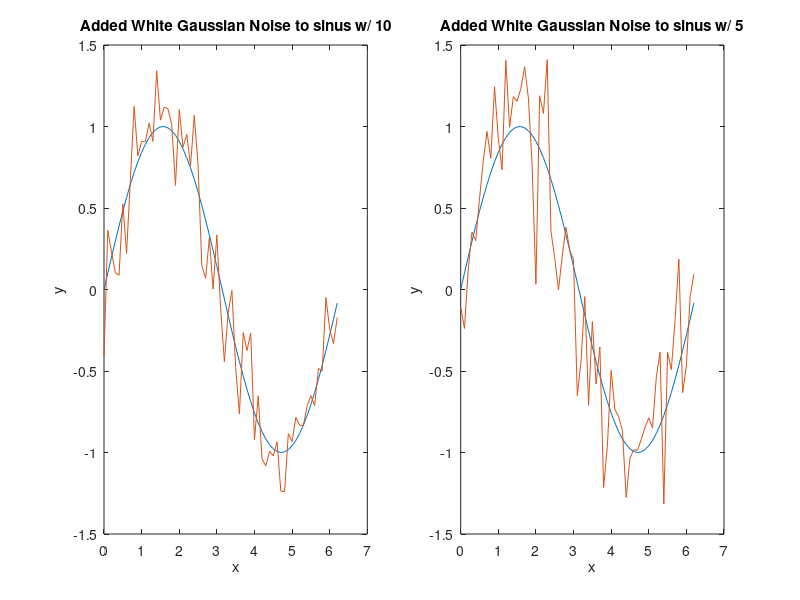

Reproduce this figure in MATLAB.
%% White Gaussian Noise addition to a sinusoidal signal
%
% White just means that there is no correlation among the noise samples.
% This results in a flat power spectral density, hence the analogy with
% "white" light.
% https://it.mathworks.com/matlabcentral/answers/36138-how-to-add-gaussian-noise-to-the-1d-signal
clc; clear; close;

x = 0:0.1:2*pi;
S = sin(x);

figure (1)
set(gcf, 'Position',  [430, 300, 1000, 400])
% horizontal pos,vertical pos, horiz.size, vert.size

subplot(121)
plot(x,S)
title('Added White Gaussian Noise to sinus w/ 10')
xlabel('x'); ylabel('y'); hold on

Y = awgn(S,10,'measured','linear');
plot(x,Y); hold off

subplot(122)
plot(x,S)
title('Added White Gaussian Noise to sinus w/ 5')
xlabel('x'); ylabel('y'); hold on

Y = awgn(S,5,'measured','linear');
plot(x,Y); hold off

% did this on the way:
% x = 0:0.1:2*pi;
% H = sin(x);
% GH = H.*fspecial('gaussian', size(H,2),10);
% plot(x,GH)